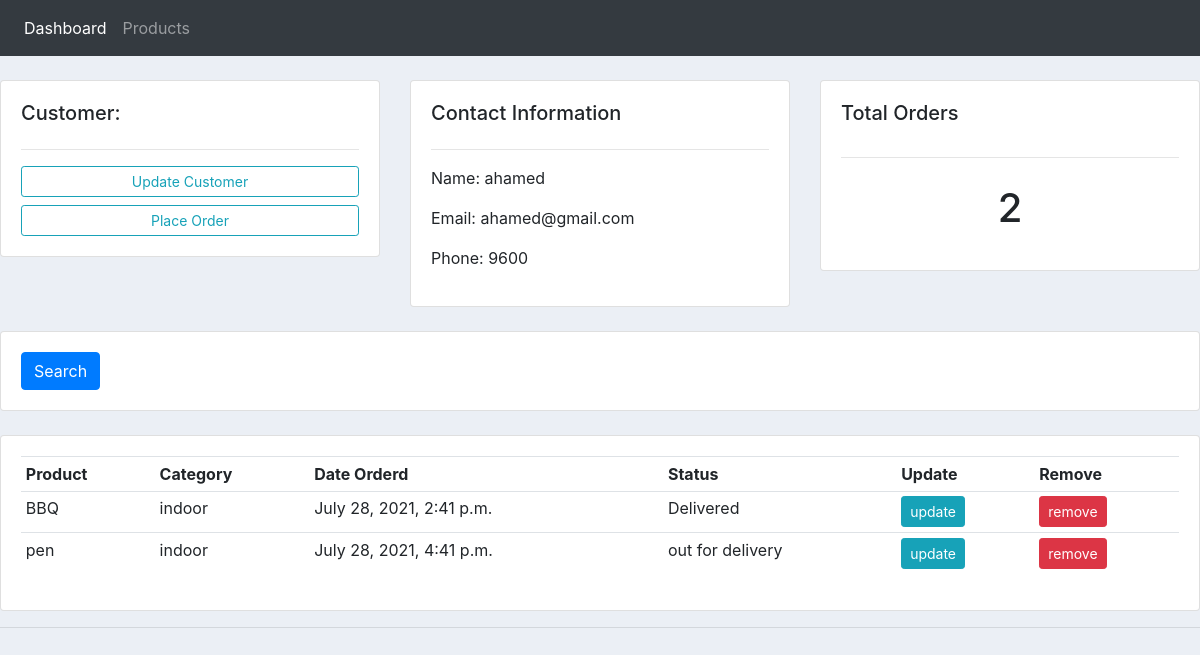
The app's page /customer/2/ with its own data.
### accounts/models.py (models this page shows, shortened)
class Customer(models.Model):
    name=models.CharField(max_length=100,null=True)
    phone=models.CharField(max_length=100,null=True)
    email=models.CharField(max_length=100,null=True)
    date_created=models.DateTimeField(auto_now_add=True,null=True)

class Order(models.Model):
    STATUS=(
        ('pending','pending'),
        ('out for delivery','out for delivery'),
        ('Delivered','Delivered')
    )
    customer=models.ForeignKey(Customer,null=True,on_delete=models.SET_NULL)
    product=models.ForeignKey(Product,null=True,on_delete=models.SET_NULL)
    date_created=models.DateTimeField(auto_now_add=True,null=True)
    status=models.CharField(max_length=100,null=True,choices=STATUS)

class Product(models.Model):
    CATEGORY=(
        ('indoor','indoor'),
        ('outdoor','outdoor')
    )
    name=models.CharField(max_length=100,null=True)
    price=models.FloatField(max_length=100,null=True)
    category=models.CharField(max_length=100,null=True,choices=CATEGORY)
    description=models.CharField(max_length=100,null=True,blank=True)
    date_created=models.DateTimeField(auto_now_add=True,null=True)
    tags=models.ManyToManyField(Tag)
    def __str__(self):
        return self.name

### accounts/views.py (the view)
# urls.py: path('customer/<str:pk>/',views.customer,name='customer'),
def customer(request,pk):
    customer=Customer.objects.get(id=pk)
    order=customer.order_set.all()
    total_order=len(order)
    context={'cus':customer,'order':order,'total_order':total_order}
    return render(request,"accounts/customer.html",context)

### accounts/templates/accounts/customer.html (shortened to what this page needs)
{% extends 'accounts/main.html' %}
{% block content %}
<br>
<div class="row">
	<div class="col-md">
		<div class="card card-body">
			<h5>Customer:</h5>
			<hr>
			<a class="btn btn-outline-info  btn-sm btn-block" href="">Update Customer</a>
			<a class="btn btn-outline-info  btn-sm btn-block" href="">Place Order</a>
		</div>
	</div>
	<div class="col-md">
		<div class="card card-body">
			<h5>Contact Information</h5>
			<hr>
			<p>Name: {{cus.name}} </p>
			<p>Email: {{cus.email}} </p>
			<p>Phone: {{cus.phone}} </p>
		</div>
	</div>
	<div class="col-md">
		<div class="card card-body">
			<h5>Total Orders</h5>
			<hr>
			<h1 style="text-align: center;padding: 10px">{{total_order}}</h1>
		</div>
	</div>
</div>
<br>
<div class="row">
	<div class="col">
		<div class="card card-body">
			<form method="get">
		    <button class="btn btn-primary" type="submit">Search</button>
		  </form>
		</div>
	</div>
</div>
<br>
<div class="row">
	<div class="col-md">
		<div class="card card-body">
			<table class="table table-sm">
				<tr>
					<th>Product</th>
					<th>Category</th>
					<th>Date Orderd</th>
					<th>Status</th>
					<th>Update</th>
					<th>Remove</th>
				</tr>
				{% for i in order %}
					<tr>
						<td>{{i.product}}</td>
						<td>{{i.product.category}}</td>
						<td>{{i.date_created}}</td>
						<td>{{i.status}}</td>
						<td><a class="btn btn-sm btn-info" href="{% url 'update_form' i.id %}">update</a></td>
						<td><a class="btn btn-sm btn-danger" href="{% url 'delete_order' i.id %}">remove</a></td>
					</tr>
				{% endfor %}
			</table>
		</div>
	</div>
</div>
{% endblock %}

### static/css/main.css (style rules this page uses)
body { background-color: #ebeff5; }

### records on screen
Customer: name "ahamed", email "ahamed@gmail.com", phone "9600"
Order: product "BBQ", product.category "indoor", date_created "July 28, 2021, 2:41 p.m.", status "Delivered"
Order: product "pen", product.category "indoor", date_created "July 28, 2021, 4:41 p.m.", status "out for delivery"

### other values on screen
{{ total_order }} "2"
